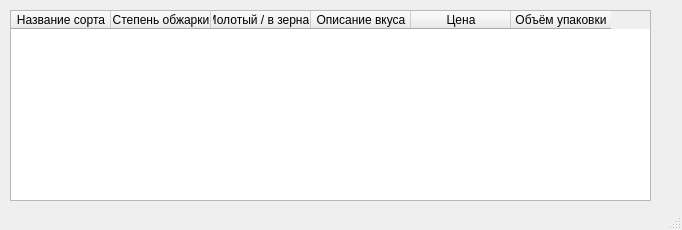
<?xml version="1.0" encoding="UTF-8"?>
<ui version="4.0">
 <class>MainWindow</class>
 <widget class="QMainWindow" name="MainWindow">
  <property name="geometry">
   <rect>
    <x>0</x>
    <y>0</y>
    <width>682</width>
    <height>230</height>
   </rect>
  </property>
  <property name="windowTitle">
   <string>MainWindow</string>
  </property>
  <widget class="QWidget" name="centralwidget">
   <widget class="QTableWidget" name="table">
    <property name="geometry">
     <rect>
      <x>10</x>
      <y>10</y>
      <width>641</width>
      <height>191</height>
     </rect>
    </property>
    <column>
     <property name="text">
      <string>Название сорта</string>
     </property>
    </column>
    <column>
     <property name="text">
      <string>Степень обжарки</string>
     </property>
    </column>
    <column>
     <property name="text">
      <string>Молотый / в зернах</string>
     </property>
    </column>
    <column>
     <property name="text">
      <string>Описание вкуса</string>
     </property>
    </column>
    <column>
     <property name="text">
      <string>Цена</string>
     </property>
    </column>
    <column>
     <property name="text">
      <string>Объём упаковки</string>
     </property>
    </column>
   </widget>
  </widget>
  <widget class="QStatusBar" name="statusbar"/>
 </widget>
 <resources/>
 <connections/>
</ui>
